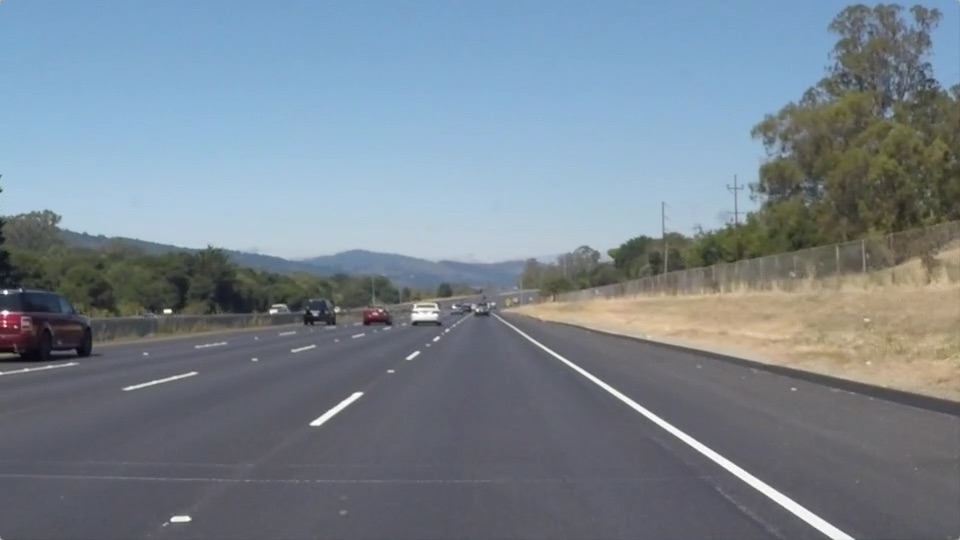
#> input picture test_images/solidWhiteRight.jpg, 960 x 540 px
$ jupyter execute --allow-errors P1.ipynb   (shell and % lines are left out)
#> lines starting #> are read from the running program, lines starting #| are printed output that depends on the picture; after the words box and inside, x2 and y2 are one past the last pixel; in counts of white or black regions, pixels touching at a corner belong together
# **Finding Lane Lines on the Road**
***
In this project, you will use the tools you learned about in the lesson to identify lane lines on the road.  You can develop your pipeline on a series of individual images, and later apply the result to a video stream (really just a series of images). Check out the video clip "raw-lines-example.mp4" (also contained in this repository) to see what the output should look like after using the helper functions below.

Once you have a result that looks roughly like "raw-lines-example.mp4", you'll need to get creative and try to average and/or extrapolate the line segments you've detected to map out the full extent of the lane lines.  You can see an example of the result you're going for in the video "P1_example.mp4".  Ultimately, you would like to draw just one line for the left side of the lane, and one for the right.

---
Let's have a look at our first image called 'test_images/solidWhiteRight.jpg'.  Run the 2 cells below (hit Shift-Enter or the "play" button above) to display the image.

**Note** If, at any point, you encounter frozen display windows or other confounding issues, you can always start again with a clean slate by going to the "Kernel" menu above and selecting "Restart & Clear Output".

---

**The tools you have are color selection, region of interest selection, grayscaling, Gaussian smoothing, Canny Edge Detection and Hough Tranform line detection.  You  are also free to explore and try other techniques that were not presented in the lesson.  Your goal is piece together a pipeline to detect the line segments in the image, then average/extrapolate them and draw them onto the image for display (as below).  Once you have a working pipeline, try it out on the video stream below.**

---

<figure>

 <figcaption>
 <p></p>
 <p style="text-align: center;"> Your output should look something like this (above) after detecting line segments using the helper functions below </p>
 </figcaption>
</figure>
 <p></p>
<figure>

 <figcaption>
 <p></p>
 <p style="text-align: center;"> Your goal is to connect/average/extrapolate line segments to get output like this</p>
 </figcaption>
</figure>

[cell 1]
#importing some useful packages
import matplotlib.pyplot as plt
import matplotlib.image as mpimg
import numpy as np
import cv2

[cell 2]
#reading in an image
image = mpimg.imread('test_images/solidWhiteRight.jpg')
#> image is the input picture: shape (540, 960, 3); mean R, G, B 120.3, 132.6, 143.7
#printing out some stats and plotting
print('This image is:', type(image), 'with dimesions:', image.shape)
#| This image is: <class 'numpy.ndarray'> with dimesions: (540, 960, 3)
plt.imshow(image)  #call as plt.imshow(gray, cmap='gray') to show a grayscaled image

**Some OpenCV functions (beyond those introduced in the lesson) that might be useful for this project are:**

`cv2.inRange()` for color selection
`cv2.fillPoly()` for regions selection
`cv2.line()` to draw lines on an image given endpoints
`cv2.addWeighted()` to coadd / overlay two images
`cv2.cvtColor()` to grayscale or change color
`cv2.imwrite()` to output images to file
`cv2.bitwise_and()` to apply a mask to an image

**Check out the OpenCV documentation to learn about these and discover even more awesome functionality!**

Below are some helper functions to help get you started. They should look familiar from the lesson!

[cell 3]
import math

# [6 lines left out: function grayscale, not called in this run]

def canny(img, low_threshold, high_threshold):
    """Applies the Canny transform"""
    return cv2.Canny(img, low_threshold, high_threshold)

def gaussian_blur(img, kernel_size):
    """Applies a Gaussian Noise kernel"""
    return cv2.GaussianBlur(img, (kernel_size, kernel_size), 0)

# [72 lines left out: functions region_of_interest, draw_lines, hough_lines, weighted_img, not called in this run]

## Test on Images

Now you should build your pipeline to work on the images in the directory "test_images"
**You should make sure your pipeline works well on these images before you try the videos.**

[cell 4]
import os
os.listdir("test_images/")

run your solution on all test_images and make copies into the test_images directory).

[cell 5]
def highlight_lane_lines(image, kernel_size=5, low_weight=1.0, high_weight=1.0, thresh_ratio=0.000001,
                        line_ratio=0.0000001, gap_ratio=0.0000001):

    # Read the image file
#> called with image = 'highlighted_solidWhiteCurve.jpg', kernel_size = 5, low_weight = 1, high_weight = 1, thresh_ratio = 1e-06, line_ratio = 1e-07, gap_ratio = 1e-07
    image = mpimg.imread("test_images/" + image)
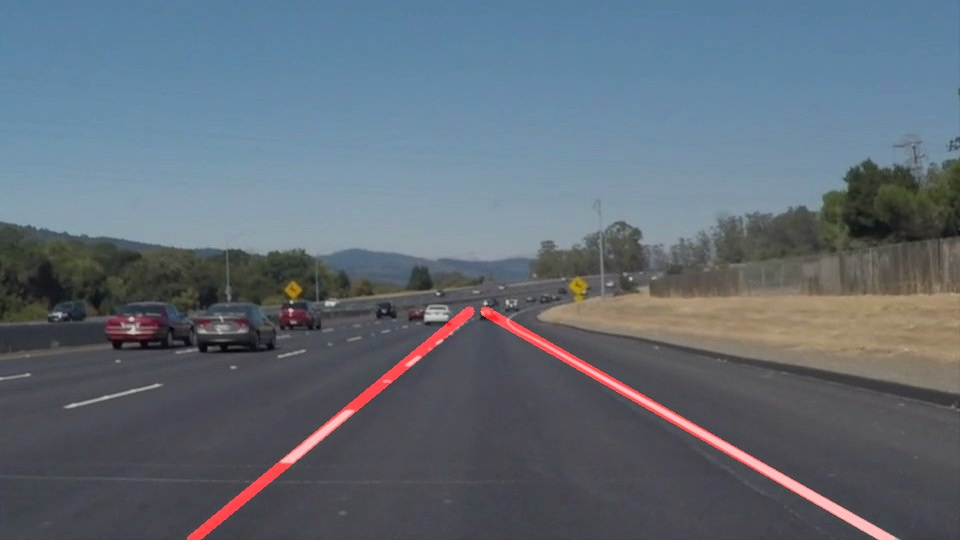
#> input picture test_images/highlighted_solidWhiteCurve.jpg, 960 x 540 px
#> image is the input picture: shape (540, 960, 3); mean R, G, B 97.1, 107.6, 118.4

    # Convert to grayscale
    newimage = cv2.cvtColor(image, cv2.COLOR_RGB2GRAY)
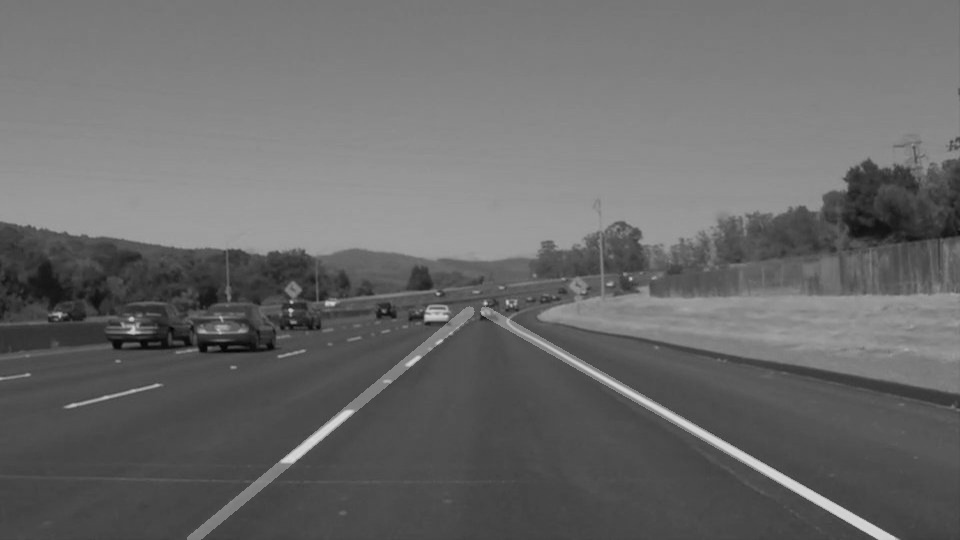
#> newimage: shape (540, 960); min 3, max 219, mean 105.7

    # Apply blur
    newimage = cv2.GaussianBlur(newimage,(kernel_size, kernel_size), 0)

    # Grab average pixel value for threshold reference
    avgpix = newimage.mean()
#> avgpix = 105.7
    low_threshold = (avgpix*low_weight)/2.0
#> low_threshold = 52.85
    high_threshold = (avgpix*high_weight+255.0)/2.0
#> high_threshold = 180.4

    # Apply Canny edge detection
    newimage = cv2.Canny(newimage, low_threshold, high_threshold)
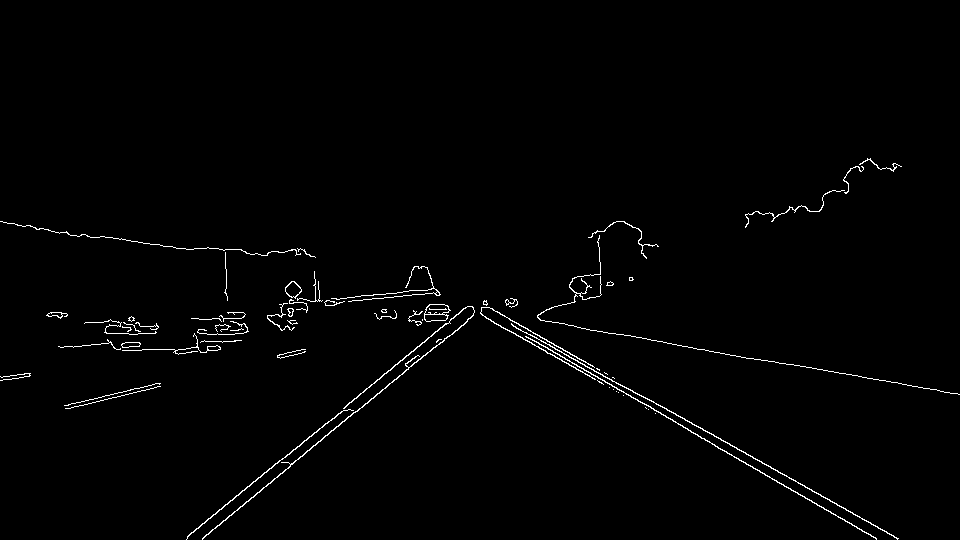
#> newimage: shape (540, 960); 1.2% white in thin lines or dots, all inside (x1, y1, x2, y2) = (0, 158, 960, 540)

    # Define the Hough transform parameters
    # Make a blank the same size as our image to draw on
    rho = 1
    theta = np.pi/180
    threshold = int(newimage.sum()*thresh_ratio)
#> threshold = 1
    size = float(newimage.shape[0])*float(newimage.shape[1])
#> size = 518400
    min_line_length = int(size*line_ratio)
#> min_line_length = 0
    max_line_gap = int(size*gap_ratio)
#> max_line_gap = 0
    line_image = np.copy(image)*0 #creating a blank to draw lines on
#> line_image: shape (540, 960, 3); every value is 0

    # Run Hough on edge detected image
    lines = cv2.HoughLinesP(newimage, rho, theta, threshold, np.array([]),
                                min_line_length, max_line_gap)

    # Iterate over the output "lines" and draw lines on the blank
    for line in lines:
        for x1,y1,x2,y2 in line:
            cv2.line(line_image,(x1,y1),(x2,y2),(255,0,0),10)
#> this loop made 4516 passes
#> line on passes 1 to 3: [[433, 348, 433, 347]], [[216, 513, 216, 512]], [[237, 312, 237, 312]]
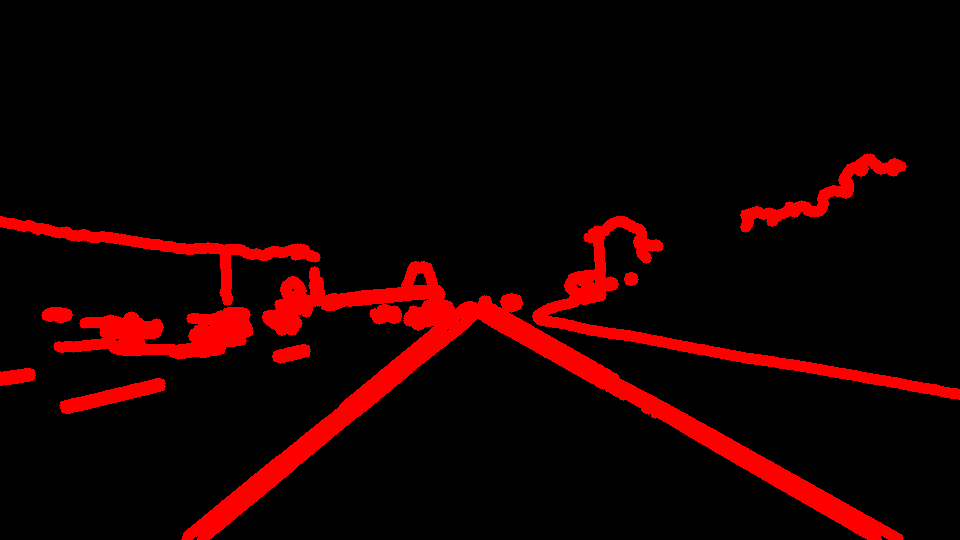
#> line_image: shape (540, 960, 3); mean R, G, B 23.7, 0, 0

    # Draw the lines on the original image
    combo = cv2.addWeighted(image, 0.8, line_image, 1, 0)
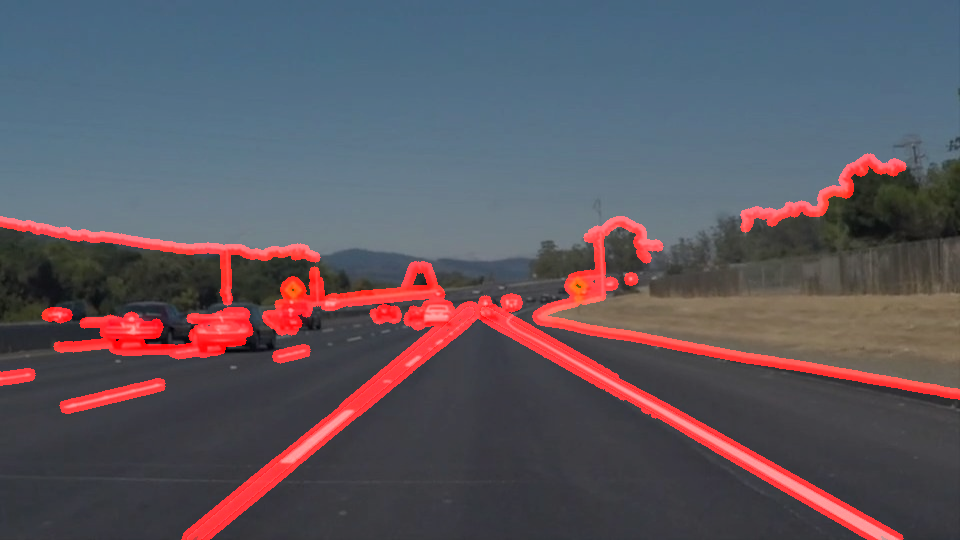
#> combo: shape (540, 960, 3); mean R, G, B 92.6, 86, 94.8
    plt.imshow(combo)

    return newimage

for file in os.listdir("test_images/")[:2]:
#     plt.imshow(highlight_lane_lines(file), cmap='Greys_r')
    highlight_lane_lines(file)
#> pass 2 of the loop `for file in os.listdir("test_images/")[:2]:`:
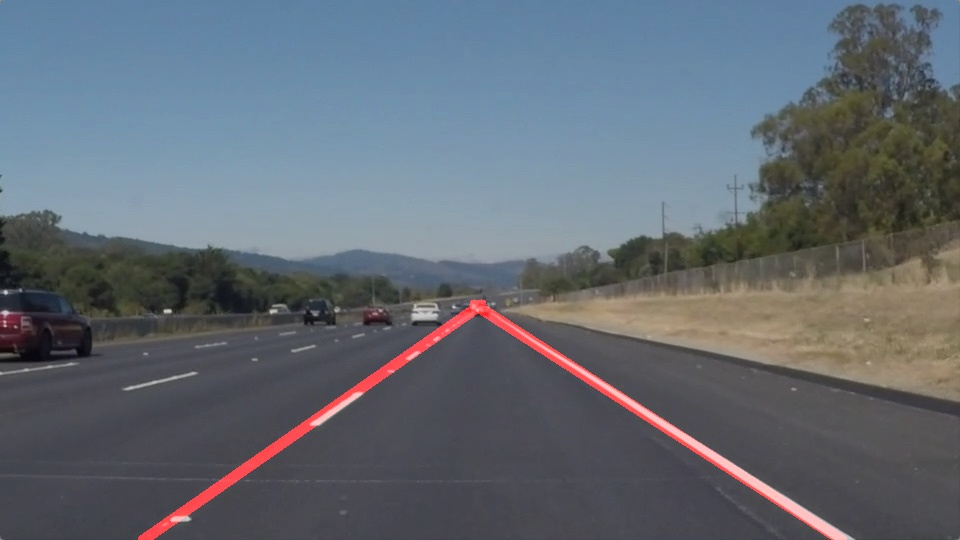
#> input picture test_images/highlighted_solidWhiteRight.jpg, 960 x 540 px
#> in highlight_lane_lines, image is the input picture: shape (540, 960, 3); mean R, G, B 98.7, 106.1, 114.9
#> avgpix = 104.9
#> low_threshold = 52.44
#> high_threshold = 179.9
#> in highlight_lane_lines (call 2), `newimage = cv2.Canny(newimage, low_threshold, high_threshold)`:
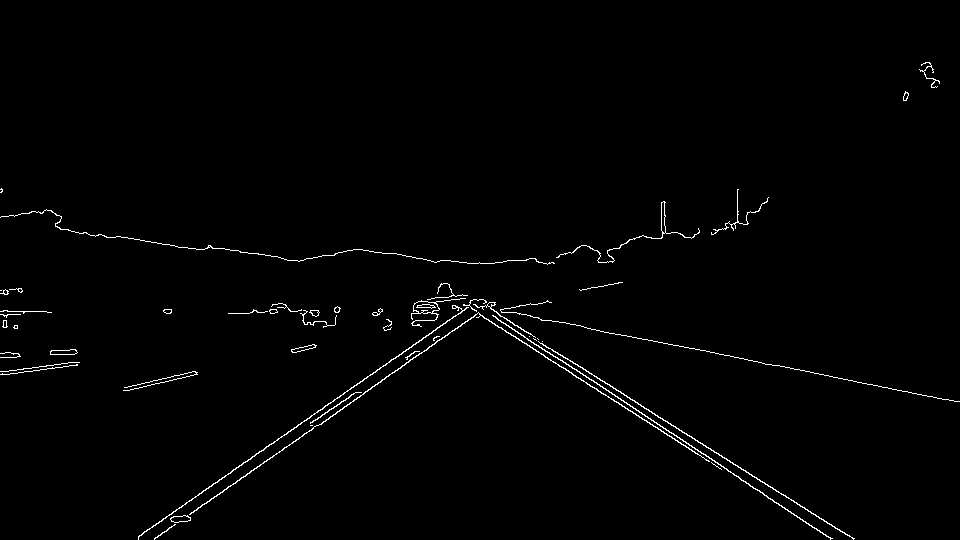
#> newimage: shape (540, 960); 1.1% white in thin lines or dots, all inside (x1, y1, x2, y2) = (0, 62, 960, 540)
#> the loop in highlight_lane_lines (call 2), `for line in lines:` made 4295 passes
#> line on passes 1 to 3: [[784, 508, 784, 507]], [[534, 339, 534, 339]], [[583, 381, 583, 380]]
#> in highlight_lane_lines (call 2), `combo = cv2.addWeighted(image, 0.8, line_image, 1, 0)`:
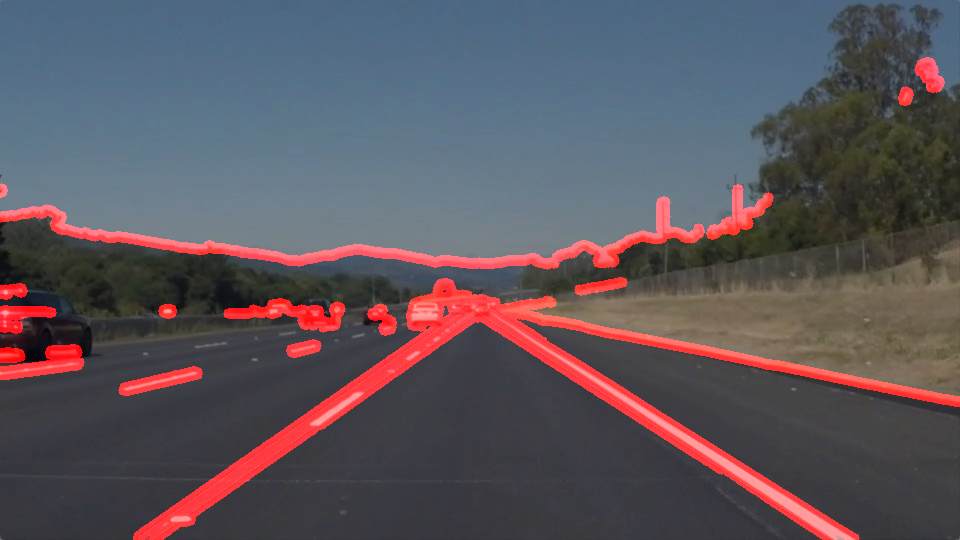
#> combo: shape (540, 960, 3); mean R, G, B 92.5, 84.8, 91.9
